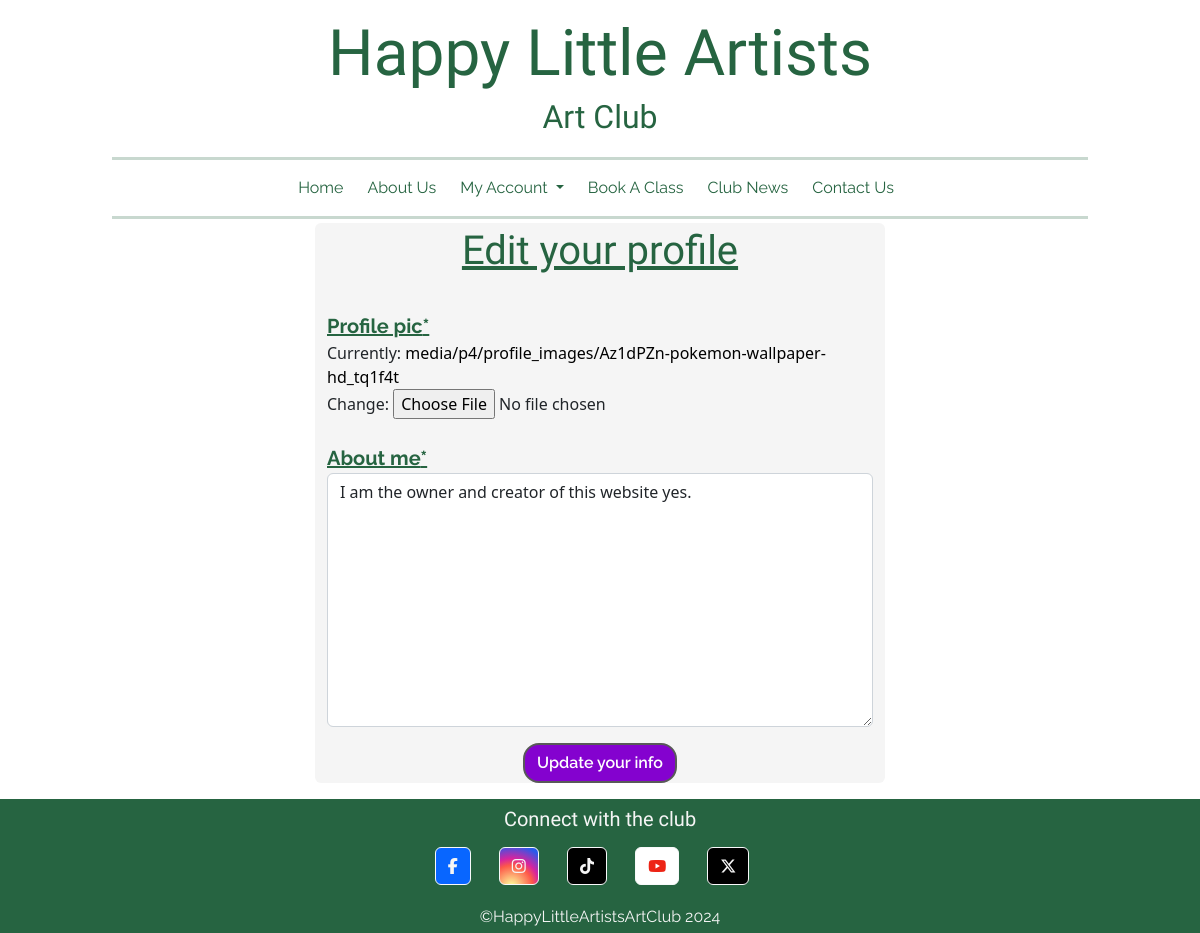
The page /profiles/edit_profile/1/ (signed in) on the database as committed earlier.
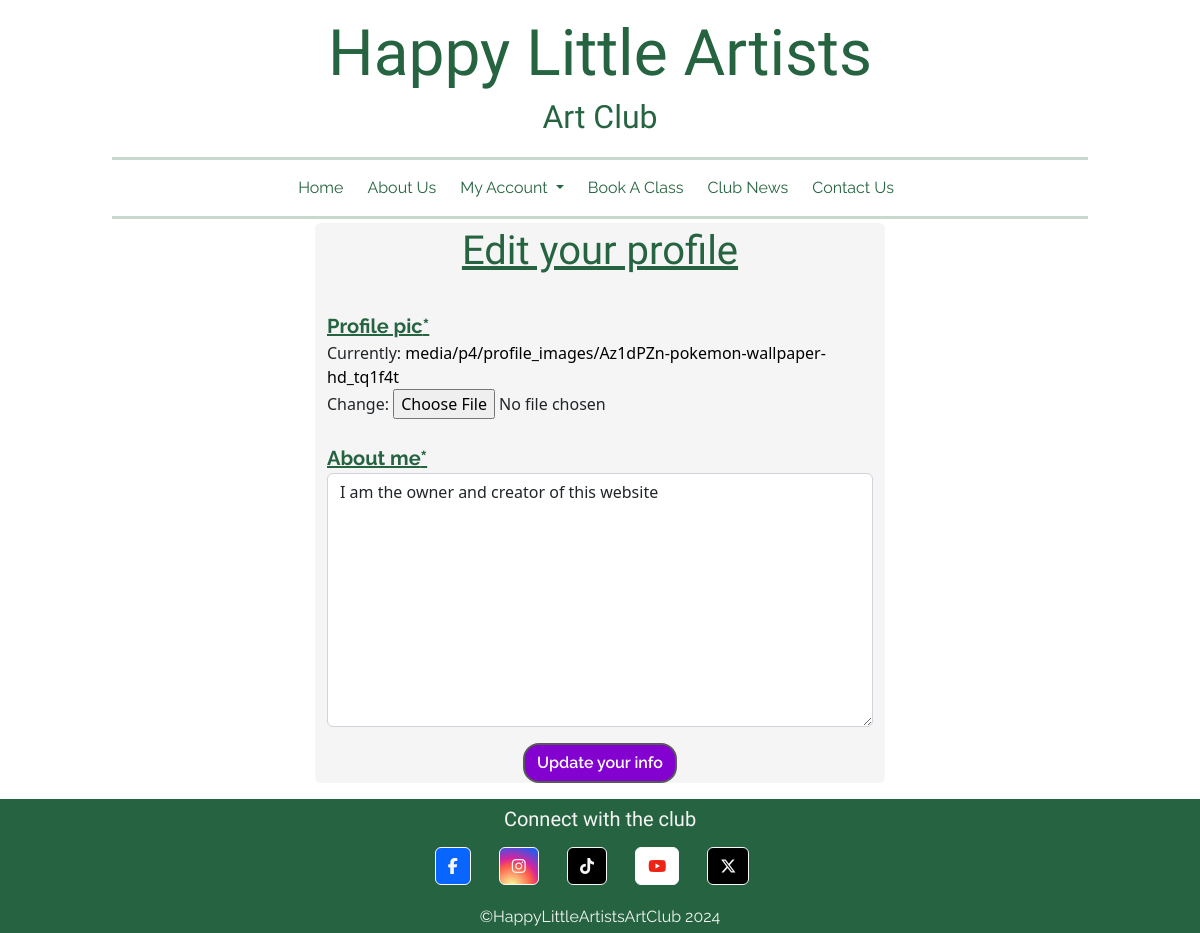
The same page on the database as committed later.
### profiles/models.py (models this page shows, shortened)
class Profile(models.Model):
    user = models.OneToOneField(User, on_delete=models.CASCADE)
    created_on = models.DateTimeField(auto_now_add=True)
    profile_pic = ResizedImageField(quality=100, upload_to="p4/profile_images/", force_format='WEBP')
    about_me = models.TextField(help_text='Enter your about me info here', blank=True)

### profiles/views.py (the view, shortened to what this page needs)
# urls.py: path('edit_profile/<slug:pk>/', EditProfileView.as_view(), name='edit_profile'),
class EditProfileView(LoginRequiredMixin, UserPassesTestMixin, generic.UpdateView):
    model = Profile
    template_name = 'edit_profile.html'
    form_class = EditProfileForm
    def test_func(self):
        return self.request.user == self.get_object().user

### profiles/forms.py
class EditProfileForm(forms.ModelForm):
    about_me = forms.CharField(widget=forms.Textarea)
    class Meta:
        model = Profile
        fields = ('profile_pic', 'about_me',)

### profiles/templates/edit_profile.html (shortened to what this page needs)
{% extends "base.html" %}
{% load crispy_forms_tags %}
{% block content %}
<div class="container">
    <div class="row justify-content-center">
        <div class="col-sm-10 col-lg-8 col-xl-6 bg-off-white rounded">
            <h1 class="text-center text-green p-1 text-decoration-underline">Edit your profile</h1>
            <form method="post" enctype="multipart/form-data" class="generated_forms">
                {{form | crispy }}
                <div class="text-center mt-3">
                    <button type="submit" class="btn btn-small">Update your info</button>
                </div>
            </form>
        </div>
    </div>
</div>
{% endblock %}

### templates/base.html (shortened to what this page needs)
{% load static %}
<!DOCTYPE html>
<html lang="en">
<head>
    <link href="https://cdn.jsdelivr.net/npm/bootstrap@5.2.3/dist/css/bootstrap.min.css" rel="stylesheet"
>
    <link rel="stylesheet" href="{% static 'css/styles.css' %}">
    <link rel="stylesheet" href="{% static 'lightbox2/dist/css/lightbox.min.css' %}">
</head>
<body>
    <header class="text-center mt-3 d-none d-md-block">
        <div class="d-inline-block header-brand">
            <a href="{% url 'home' %}">
                <div>
                    <h1 class="brand-name mb-0">Happy Little Artists</h1>
                </div>
                <div>
                    <p class="brand-tagline d-inline-block">Art Club</p>
                </div>
            </a>
        </div>
    </header>
    <div class="container-fluid">
        <div class="row">
            <div class="col-10 mx-auto">
                <hr class="my-0 d-none d-md-block custom-hr">
            </div>
        </div>
    </div>
    <nav class="navbar navbar-expand-md">
        <div class="collapse navbar-collapse mx-4" id="navbarNav">
            <ul class="navbar-nav mx-auto">
                <li class="nav-item me-2 {% if current_page == 'home' %}active{% endif %}">
                    <a class="nav-link home-link" href="{% url 'home' %}">Home</a>
                </li>
                <li class="nav-item me-2 {% if current_page == 'about_us' %}active{% endif %}">
                    <a class="nav-link about-us-link" href="#">About Us</a>
                </li>
                {% if user.is_authenticated %}
                <li
                    class="nav-item dropdown me-2 account-link {% if 'logout' in request.path or current_page == 'profile' %}active{% endif %}">
                    <a class="nav-link dropdown-toggle" href="#" role="button" data-bs-toggle="dropdown"
                        aria-expanded="false">My Account
                    </a>
                </li>
                {% else %}
                <li class="nav-item me-2 {% if 'login' in request.path %}active{% endif %}">
                    <a class="nav-link account-link" href="{% url 'account_login' %}">Login/Signup</a>
                </li>
                {% endif %}
                {% if user.is_authenticated %}
                <li class="nav-item me-2 {% if current_page == 'book_a_class' %}active{% endif %}">
                    <a class="nav-link book-a-class-link" href="{% url 'create_booking' %}">Book A Class</a>
                </li>
                {% else %}
                <li class="nav-item me-2 {% if current_page == 'book_a_class' %}active{% endif %}">
                    <a class="nav-link book-a-class-link" href="{% url 'account_login' %}">Book A Class</a>
                </li>
                {% endif %}
                <li class="nav-item me-2 {% if current_page == 'club_news' %}active{% endif %}">
                    <a class="nav-link club-news-link" href="{% url 'club_news' %}">Club News</a>
                </li>
                <li class="nav-item me-2 {% if current_page == 'contact_us' %}active{% endif %}">
                    <a class="nav-link contact-us-link" href="#">Contact Us</a>
                </li>
            </ul>
        </div>
    </nav>
    <div class="container-fluid">
        <div class="row">
            <div class="col-12 col-md-10 mx-auto">
                <hr class="my-0 custom-hr d-md-block">
            </div>
        </div>
    </div>
    <div class="container">
    </div>
    <main>{% block content %} {% endblock %}</main>
    <footer class="text-off-white bg-green mt-3">
        <div class="container-fluid d-flex justify-content-center text-center">
            <div class="row">
                <div class="col-12">
                    <h2 class="h5 p-2">Connect with the club</h2>
                    <ul class="social-icons list-unstyled list-inline">
                        <li class="list-inline-item">
                            <a class="btn btn-outline-light facebook-icon"
                                href="https://www.facebook.com/happylittleartistsartclub" target="_blank" rel="noopener"
                                aria-label="Check out the clubs Facebook page (opens in a new tab)"><i
                                    class="fab fa-facebook-f text-off-white"></i></a>
                        </li>
                        <li class="list-inline-item">
                            <a class="btn btn-outline-light instagram-icon"
                                href="https://www.instagram.com/happylittleartistsartclub" target="_blank"
                                rel="noopener" aria-label="Check out the clubs Instagram page (opens in a new tab)"><i
                                    class="fab fa-instagram text-off-white"></i></a>
                        </li>
                        <li class="list-inline-item">
                            <a class="btn btn-outline-light tiktok-icon" href="https://www.tiktok.com/" target="_blank"
                                rel="noopener" aria-label="Check out the clubs Tiktok page (opens in a new tab)"><i
                                    class="fab fa-tiktok text-off-white"></i></a>
                        </li>
                        <li class="list-inline-item">
                            <a class="btn btn-outline-light youtube-icon" href="https://www.youtube.com/"
                                target="_blank" rel="noopener"
                                aria-label="Check out the clubs Youtube page (opens in a new tab)"><i
                                    class="fab fa-youtube text-red"></i></a>
                        </li>
                        <li class="list-inline-item">
                            <a class="btn btn-outline-light twitter-icon" href="https://twitter.com/" target="_blank"
                                rel="noopener" aria-label="Check out the clubs Twitter page (opens in a new tab)"><i
                                    class="fab fa-x-twitter text-off-white"></i></a>
                        </li>
                    </ul>
                    <p class="text-off-white mb-0 p-1">©HappyLittleArtistsArtClub 2024</p>
                </div>
            </div>
        </div>
    </footer>
</body>
</html>

### static/css/styles.css (style rules this page uses)
:root { --heading-font: "Love Ya Like A Sister", serif; --text-font: "Raleway", serif; --off-white: #f5f5f5; --green: #266441; --green-slightly-faded: rgba(38, 100, 65, 0.8); --green-faded: rgba(38, 100, 65, 0.1); --green-bright: #16f530; --green-bright-slightly-faded: rgba(22, 245, 48, 0.8); --green-bright-faded: rgba(22, 245, 48, 0.3); --purple: #8402cf; --purple-slightly-faded: rgba(132, 2, 207, 0.8); --purple-faded: rgba(132, 2, 207, 0.3); --yellow: #f5df16; --yellow-faded: rgba(245, 223, 22, 0.3); --orange: #f29018; --orange-slightly-faded: rgba(242, 144, 24, 0.8); --orange-faded: rgba(242, 144, 24, 0.3); --blue: #1536ed; --blue-slightly-faded: rgba(21, 54, 237, 0.8); --blue-faded: rgba(21, 54, 237, 0.3); --red: #ed2415; --red-slightly-faded: rgba(237, 36, 21, 0.8); --red-faded: rgba(237, 36, 21, 0.3); --red-dark: #d32f2f; --red-dark-slightly-faded: rgba(211, 47, 47, 0.8); --grey: #595959; --rainbow-gradient: linear-gradient( 45deg, var(--red), var(--orange), var(--yellow), var(--green-bright), var(--blue), var(--purple) ); }
.text-off-white { color: var(--off-white); }
.text-green { color: var(--green); }
.text-red { color: var(--red); }
.bg-off-white { background-color: var(--off-white); }
.bg-green { background-color: var(--green); }
html { min-height: 100vh; margin: 0; }
body { min-height: 100vh; margin: 0; display: flex; flex-direction: column; }
main { flex: 1; }
h1, h2, h3, h4, h5, h6 { font-family: var(--heading-font); }
h2 { font-size: 1.75rem; }
p { font-family: var(--text-font); }
a { text-decoration: none; }
ul { list-style: none; }
.custom-hr { color: var(--green); border-width: 0.2rem; }
.header-brand h1 { font-size: 4rem; color: var(--green); }
.header-brand p { font-family: var(--heading-font); font-size: 2rem; color: var(--green); }
.nav-link { font-family: var(--text-font); color: var(--green); border-radius: 1rem; background-color: transparent; }
footer h2 { color: var(--off-white); }
.social-icons a { margin-right: 1rem; }
.facebook-icon { background: #0866ff; }
.instagram-icon { background: radial-gradient( circle at 30% 107%, #fdf497 0%, #fdf497 5%, #fd5949 45%, #d6249f 60%, #285aeb 90% ); }
.tiktok-icon { background: black; }
.youtube-icon { background: white; }
.twitter-icon { background: black; }
.btn-small { background-color: var(--purple); color: white; font-family: var(--text-font); font-weight: 600; border-radius: 1rem; border: 0.15rem solid var(--grey); }
.generated_forms label { color: var(--green); font-family: var(--text-font); font-weight: bold; font-size: 1.25rem; text-align: center; margin: 1.5rem 0 0 0; text-decoration: underline; }
.generated_forms a { color: black; }

Rows that differ between the two databases and show on the page:
changed Profile: about_me "I am the owner and creator of this website yes." → "I am the owner and creator of this website"
